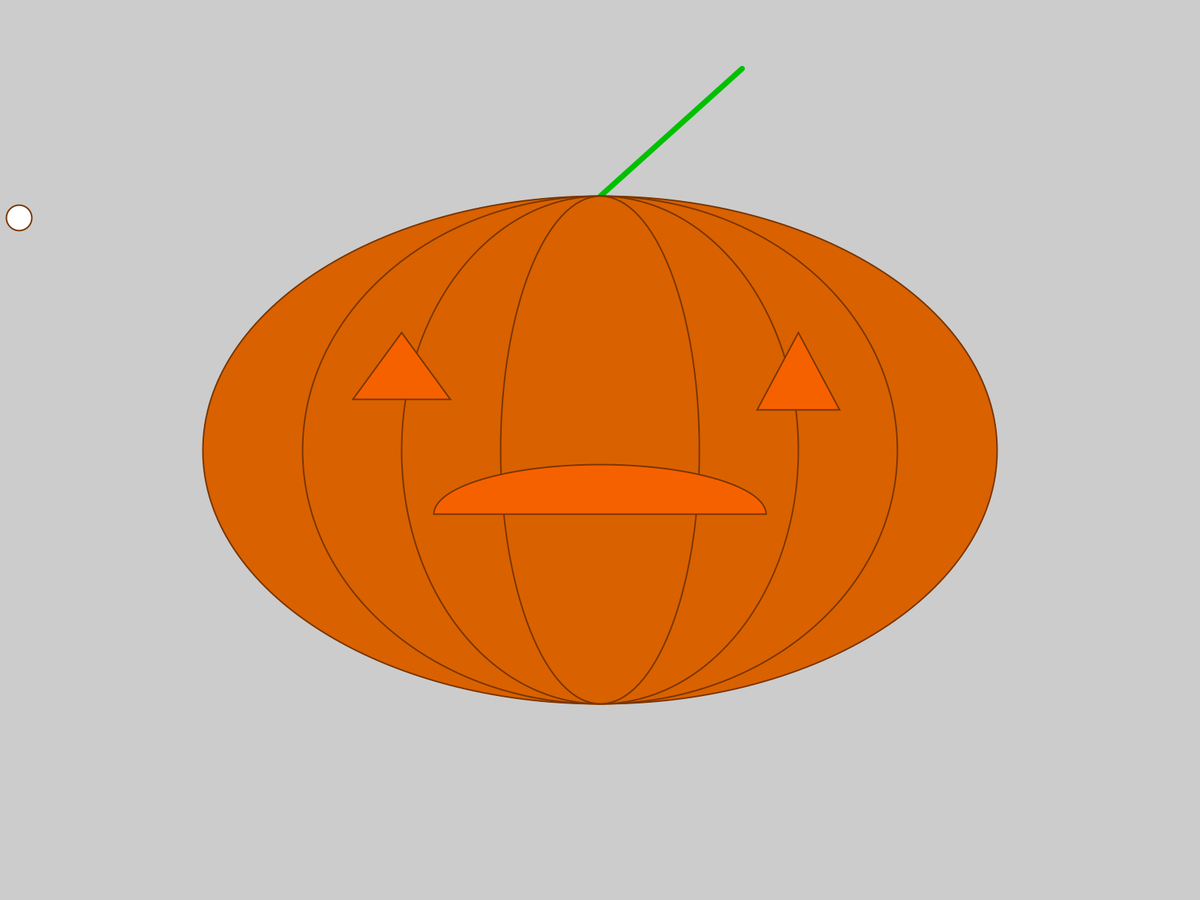
Frame 1 (no input)
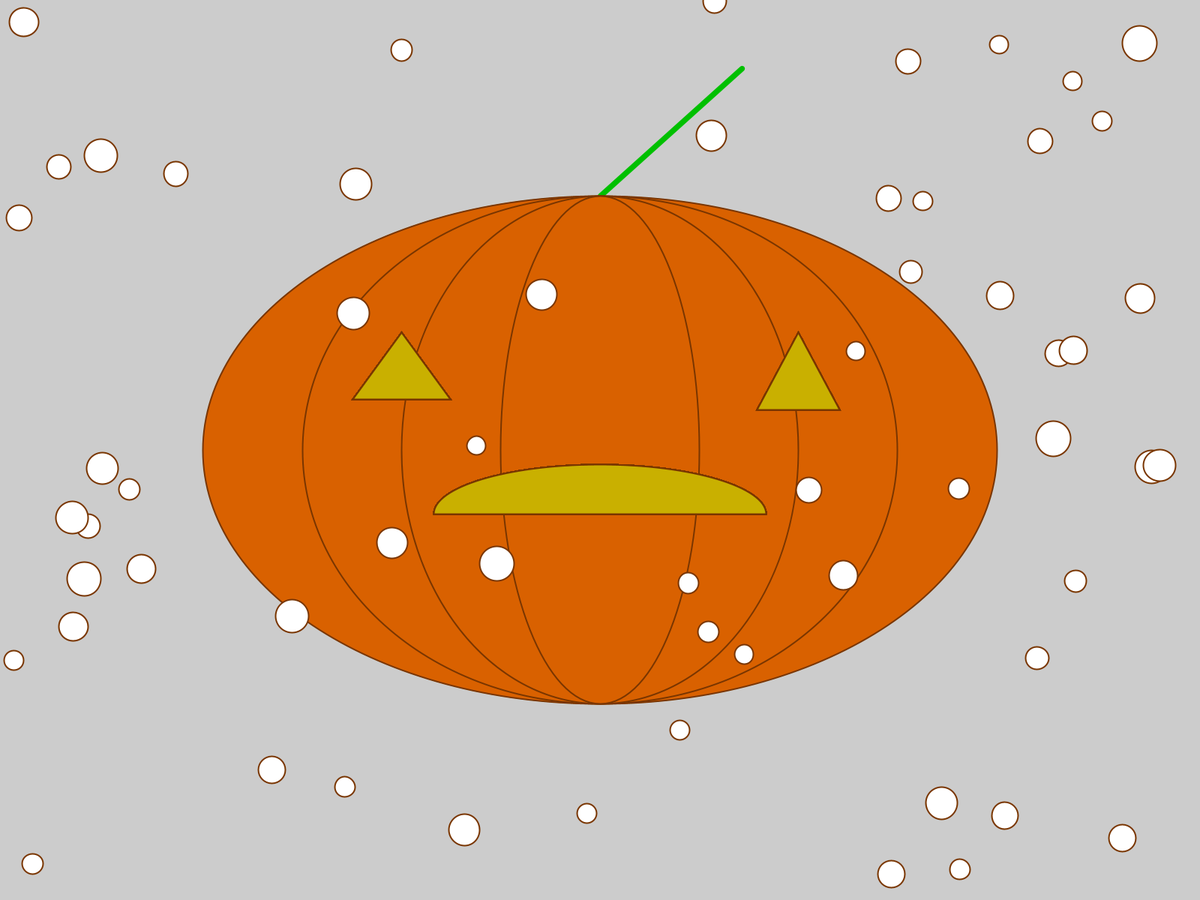
Frame 60 (the mouse pressed at the canvas centre just before this capture)
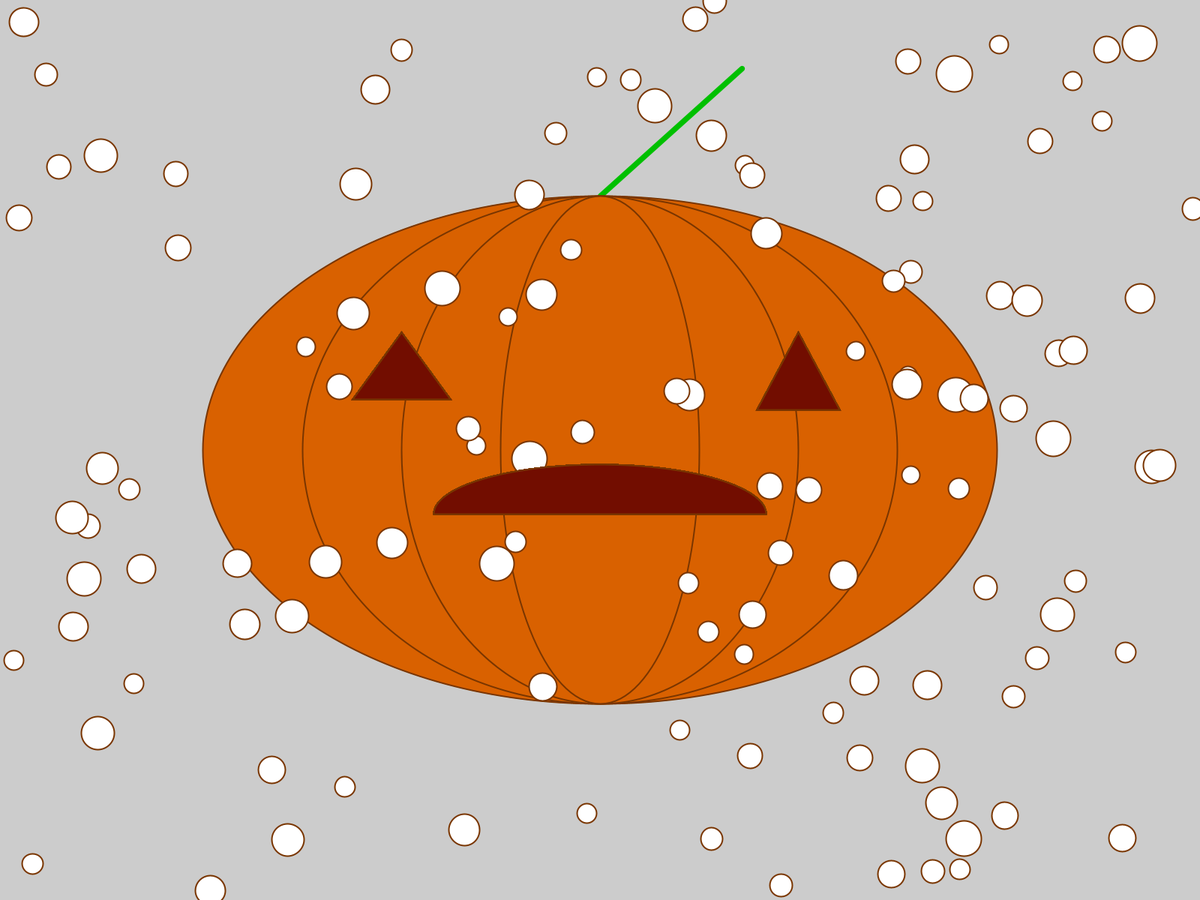
Frame 120 (the mouse held since frame 60 and released just before this capture)

The Processing sketch that drew these frames (run headless with seeded random() and noise(); from frame 60 on, the mouse is pressed at the canvas centre):

// Processing sketch: Pumpkin_Dynamic
// ── Pumpkin_Dynamic.pde
//Global Variable
float leftEyeWidth;
float leftEyeHeight;
float leftEyeX;
float leftEyeY;
 
float rightEyeWidth;
float rightEyeHeight;
float rightEyeX;
float rightEyeY;
 
float mouthWidth;
float mouthHeight;
float mouthY;
 
float centerX;

float snowX;
float snowY;
float snowsize;
color white = #FFFFFF;
 
void setup() {
 
  fullScreen(); 
  //  
  
  centerX = width/2;
  float centerY = height/2;
  float jWidth = random(width/2, width*.75);
  float jHeight = random(height/2, height*.75);
    
 //stem
  stroke(0, random(50, 200), 0);
  strokeWeight(random(5, 15));
  line(centerX, centerY-jHeight/2, centerX + random(-jWidth*.25, jWidth*.25), centerY - jHeight*.75);
   
  //pumpkin
  strokeWeight(2);
  fill(random(200, 256), random(75, 125), 0);
  stroke(random(100, 140), random(40, 80), 0);
  ellipse(centerX, centerY, jWidth, jHeight);
  ellipse(centerX, centerY, jWidth*.75, jHeight);
  ellipse(centerX, centerY, jWidth*.5, jHeight);
  ellipse(centerX, centerY, jWidth*.25, jHeight);
  
  //generate left eye
  leftEyeWidth = random(jWidth*.1, jWidth*.35);
  leftEyeHeight = random(jHeight*.1, jHeight*.25);
  leftEyeX = ((centerX - jWidth/2) + centerX)/2;
  leftEyeY = centerY - jHeight*.1 - leftEyeHeight;
 
  //generate right eye
  rightEyeWidth = random(jWidth*.1, jWidth*.35);
  rightEyeHeight = random(jHeight*.1, jHeight*.25);
  rightEyeX = ((centerX + jWidth/2) + centerX)/2;
  rightEyeY = centerY - jHeight*.1 - leftEyeHeight;
 
  //generate mouth
  mouthWidth = random(jWidth*.1, jWidth*.8);
  mouthHeight = random(jHeight*.1, jHeight*.25);
  mouthY = centerY + random(jHeight*.1, jHeight*.35);
 
  frameRate(10);
 
  }

  void draw() {
  
  //get the glowing color
  float r = random(100, 255);
  float g = random(r);
  fill(r, g, 0);
 
  //draw eyes
  triangle(leftEyeX, leftEyeY, leftEyeX - leftEyeWidth/2, leftEyeY + leftEyeHeight, leftEyeX + leftEyeWidth/2, leftEyeY + leftEyeHeight);
  triangle(rightEyeX, rightEyeY, rightEyeX - rightEyeWidth/2, rightEyeY + rightEyeHeight, rightEyeX + rightEyeWidth/2, rightEyeY + rightEyeHeight);
 
  //draw mouth
  arc(centerX, mouthY, mouthWidth, mouthHeight, 3.14, 2*3.14);
  line(centerX-mouthWidth/2, mouthY, centerX + mouthWidth/2, mouthY);
  
  //snow
  snowX = random(width);
  snowY = random(height);
  fill (white);
  snowsize = random(height*1/50, height*1/25);
  ellipse(snowX, snowY, snowsize, snowsize); 
  
}

    
    
